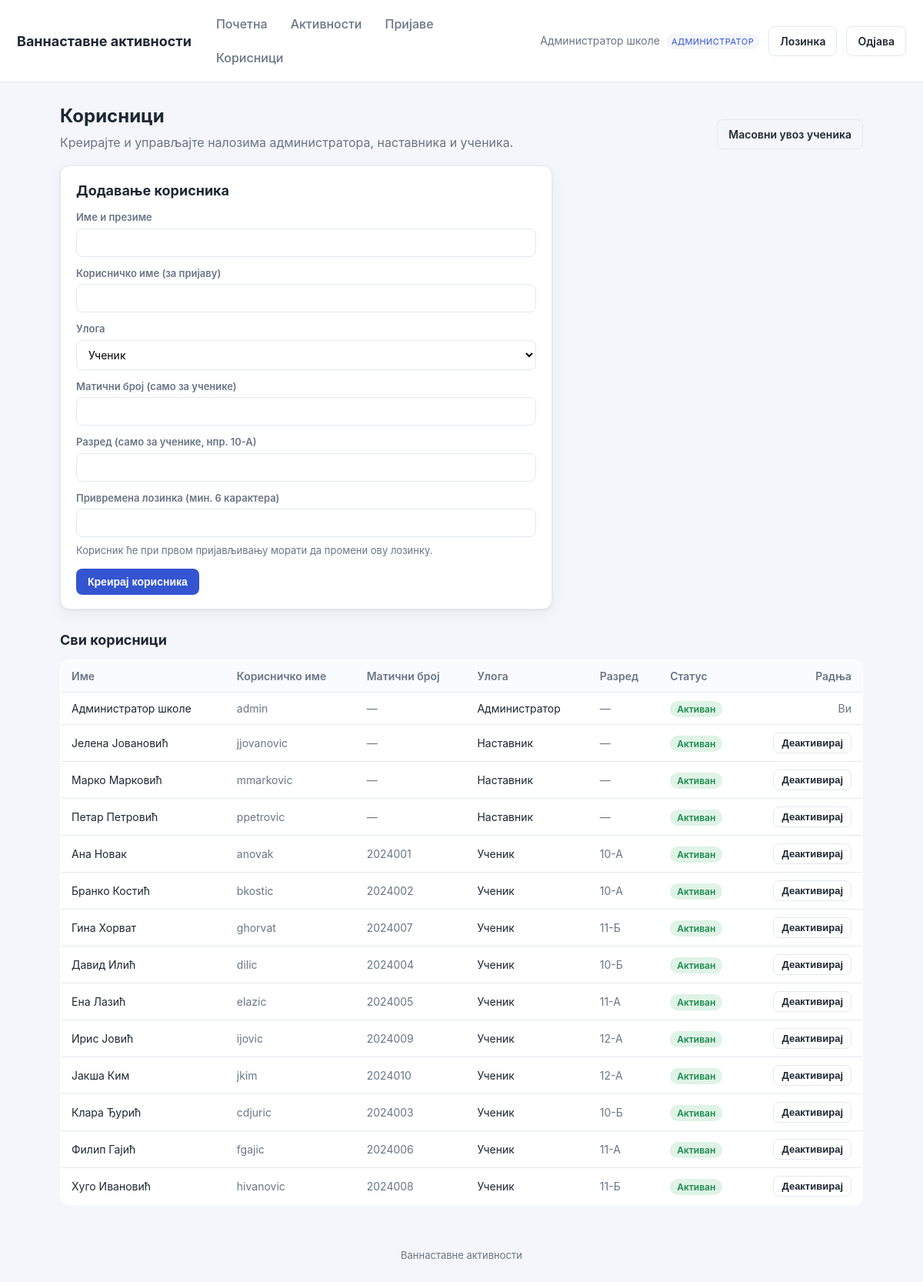
/users.php (signed in), run on the app's committed database.
### tables this page shows
CREATE TABLE users (
  id          INT AUTO_INCREMENT PRIMARY KEY,
  name        VARCHAR(120) NOT NULL,
  username    VARCHAR(60)  NOT NULL UNIQUE,
  maticni_broj VARCHAR(20) DEFAULT NULL UNIQUE,
  password    VARCHAR(255) NOT NULL,
  role        ENUM('admin','teacher','student') NOT NULL,
  grade_class VARCHAR(40) DEFAULT NULL,
  active      TINYINT(1) NOT NULL DEFAULT 1,
  must_change_password TINYINT(1) NOT NULL DEFAULT 0,
  created_at  DATETIME NOT NULL DEFAULT CURRENT_TIMESTAMP
);

### includes/functions.php (called while the page is built, shortened)
<?php
function e(?string $s): string {
    return htmlspecialchars($s ?? '', ENT_QUOTES, 'UTF-8');
}
function role_label(string $r): string {
    static $m = ['admin' => 'Администратор', 'teacher' => 'Наставник', 'student' => 'Ученик'];
    return $m[$r] ?? $r;
}

### includes/db.php (called while the page is built, shortened)
<?php
function db(): PDO {
    static $pdo = null;
    if ($pdo === null) {
        $dsn = 'mysql:host=' . DB_HOST . ';dbname=' . DB_NAME . ';charset=utf8mb4';
        try {
            $pdo = new PDO($dsn, DB_USER, DB_PASS, [
                PDO::ATTR_ERRMODE            => PDO::ERRMODE_EXCEPTION,
                PDO::ATTR_DEFAULT_FETCH_MODE => PDO::FETCH_ASSOC,
                PDO::ATTR_EMULATE_PREPARES   => false,
            ]);
        } catch (PDOException $e) {
            http_response_code(500);
            die('Повезивање са базом није успело. Проверите config.php. '
                . (DEBUG ? '(' . htmlspecialchars($e->getMessage()) . ')' : ''));
        }
    }
    return $pdo;
}

### includes/auth.php (called while the page is built, shortened)
<?php
require_once __DIR__ . '/db.php';
require_once __DIR__ . '/functions.php';
function current_user(): ?array {
    static $u = null;
    if ($u === null) {
        $st = db()->prepare('SELECT * FROM users WHERE id=? AND active=1');
        $st->execute([$_SESSION['uid']]);
        $u = $st->fetch() ?: null;
    }
    return $u;
}
function require_login(): array {
    $u = current_user();
    return $u;
}
function require_role(string ...$roles): array {
    $u = require_login();
    return $u;
}
function is_admin(array $u): bool   { return $u['role'] === 'admin'; }

### users.php (the view, shortened to what this page needs)
<?php
require_once __DIR__ . '/includes/auth.php';
$u = require_role('admin');
$rows = db()->query("SELECT * FROM users ORDER BY FIELD(role,'admin','teacher','student'), name")->fetchAll();
include __DIR__ . '/includes/header.php';
?>
<div style="display:flex;justify-content:space-between;align-items:center;flex-wrap:wrap;gap:10px">
  <div><h1>Корисници</h1><p class="sub">Креирајте и управљајте налозима администратора, наставника и ученика.</p></div>
  <a class="btn btn-ghost" href="import_students.php">Масовни увоз ученика</a>
</div>
<div class="card" style="max-width:640px">
  <h2 style="margin-top:0">Додавање корисника</h2>
  <form method="post">
    <label>Име и презиме</label><input name="name" required>
    <label>Корисничко име (за пријаву)</label><input name="username" required>
    <label>Улога</label>
    <select name="role">
      <option value="student">Ученик</option>
    </select>
    <label>Матични број (само за ученике)</label><input name="maticni_broj">
    <label>Разред (само за ученике, нпр. 10-А)</label><input name="grade_class">
    <label>Привремена лозинка (мин. 6 карактера)</label><input type="text" name="password" required>
    <p class="muted" style="font-size:13px;margin-top:8px">Корисник ће при првом пријављивању морати да промени ову лозинку.</p>
    <div style="margin-top:8px"><button class="btn">Креирај корисника</button></div>
  </form>
</div>
<h2>Сви корисници</h2>
<table>
  <tr><th>Име</th><th>Корисничко име</th><th>Матични број</th><th>Улога</th><th>Разред</th><th>Статус</th><th class="right">Радња</th></tr>
  <?php foreach ($rows as $r): ?>
  <tr>
    <td><?= e($r['name']) ?></td>
    <td class="muted"><?= e($r['username']) ?></td>
    <td class="muted"><?= e($r['maticni_broj'] ?: '—') ?></td>
    <td><?= e(role_label($r['role'])) ?></td>
    <td class="muted"><?= e($r['grade_class'] ?: '—') ?></td>
    <td><?= $r['active'] ? '<span class="badge badge-approved">Активан</span>' : '<span class="badge badge-rejected">Неактиван</span>' ?></td>
    <td class="right">
      <?php if ((int)$r['id'] !== (int)$u['id']): ?>
      <form method="post" class="inline">
        <button class="btn btn-sm btn-ghost"><?= $r['active']?'Деактивирај':'Активирај' ?></button>
      </form>
      <?php else: ?><span class="muted">Ви</span><?php endif; ?>
    </td>
  </tr>
  <?php endforeach; ?>
</table>
<?php include __DIR__ . '/includes/footer.php'; ?>

### includes/header.php (shortened to what this page needs)
<?php
$u = $u ?? current_user();
?><!DOCTYPE html>
<html lang="sr">
<head>
<link rel="stylesheet" href="assets/style.css">
</head>
<body>
<header class="topbar">
  <a class="brand" href="dashboard.php"><?= e(APP_NAME) ?></a>
  <?php if ($u): ?>
  <nav class="mainnav">
    <a href="dashboard.php">Почетна</a>
    <a href="activities.php">Активности</a>
    <?php if (is_admin($u) || is_teacher($u)): ?>
      <a href="applications.php">Пријаве</a>
    <?php endif; ?>
    <?php if (is_admin($u)): ?>
      <a href="users.php">Корисници</a>
    <?php endif; ?>
  </nav>
  <div class="userbox">
    <span class="uname"><?= e($u['name']) ?> <span class="role"><?= e(role_label($u['role'])) ?></span></span>
    <a class="btn btn-ghost" href="change_password.php">Лозинка</a>
    <a class="btn btn-ghost" href="logout.php">Одјава</a>
  </div>
  <?php endif; ?>
</header>
<main class="container">

### assets/style.css (style rules this page uses)
:root { --bg:#f4f6fb; --card:#fff; --ink:#1f2733; --muted:#697586; --line:#e3e8f0; --brand:#3454d1; --brand-d:#2740a8; --ok:#1c8a4e; --warn:#b7791f; --bad:#c23b3b; --radius:12px; --shadow:0 1px 3px rgba(20,30,60,.08),0 6px 18px rgba(20,30,60,.05); }
* { box-sizing:border-box }
body { margin:0;font-family:-apple-system,Segoe UI,Roboto,Helvetica,Arial,sans-serif; background:var(--bg);color:var(--ink);line-height:1.5 }
a { color:var(--brand);text-decoration:none }
.topbar { display:flex;align-items:center;gap:20px;background:var(--card); padding:12px 22px;border-bottom:1px solid var(--line);flex-wrap:wrap }
.brand { font-weight:700;font-size:18px;color:var(--ink) }
.mainnav { display:flex;gap:6px;flex:1;flex-wrap:wrap }
.mainnav a { padding:7px 12px;border-radius:8px;color:var(--muted);font-weight:500 }
.userbox { display:flex;align-items:center;gap:12px }
.uname { font-size:14px;color:var(--muted) }
.role { display:inline-block;font-size:11px;text-transform:uppercase;letter-spacing:.04em; background:var(--bg);color:var(--brand);padding:2px 7px;border-radius:20px;margin-left:4px }
.container { max-width:1080px;margin:26px auto;padding:0 18px }
h1 { font-size:24px;margin:0 0 4px }
h2 { font-size:18px;margin:26px 0 12px }
.sub { color:var(--muted);margin:0 0 18px }
.card { background:var(--card);border:1px solid var(--line);border-radius:var(--radius); padding:18px 20px;box-shadow:var(--shadow);margin-bottom:16px }
table { width:100%;border-collapse:collapse;background:var(--card); border:1px solid var(--line);border-radius:var(--radius);overflow:hidden }
th,td { text-align:left;padding:10px 14px;border-bottom:1px solid var(--line);font-size:14px }
th { background:#fafbfe;color:var(--muted);font-weight:600 }
tr:last-child td { border-bottom:none }
.btn { display:inline-block;border:1px solid transparent;background:var(--brand);color:#fff; padding:8px 14px;border-radius:8px;font-size:14px;cursor:pointer;font-weight:600 }
.btn-ghost { background:transparent;border-color:var(--line);color:var(--ink) }
.btn-sm { padding:5px 10px;font-size:13px }
label { display:block;font-size:13px;color:var(--muted);margin:12px 0 4px;font-weight:600 }
input,select,textarea { width:100%;padding:9px 11px;border:1px solid var(--line); border-radius:8px;font-size:14px;font-family:inherit;background:#fff }
.inline { display:inline;width:auto }
.badge { font-size:12px;padding:3px 9px;border-radius:20px;font-weight:600 }
.badge-approved { background:#dff3e6;color:var(--ok) }
.muted { color:var(--muted) }
.right { text-align:right }

### data on the page
users: name "Администратор школе", role "АДМИНИСТРАТОР", username "admin", maticni_broj "—", role "Администратор", grade_class "—", active "Активан", shows "Ви"
users: name "Јелена Јовановић", username "jjovanovic", maticni_broj "—", role "Наставник", grade_class "—", active "Активан"
users: name "Марко Марковић", username "mmarkovic", maticni_broj "—", role "Наставник", grade_class "—", active "Активан"
users: name "Петар Петровић", username "ppetrovic", maticni_broj "—", role "Наставник", grade_class "—", active "Активан"
users: name "Ана Новак", username "anovak", maticni_broj "2024001", role "Ученик", grade_class "10-А", active "Активан"
users: name "Бранко Костић", username "bkostic", maticni_broj "2024002", role "Ученик", grade_class "10-А", active "Активан"
users: name "Гина Хорват", username "ghorvat", maticni_broj "2024007", role "Ученик", grade_class "11-Б", active "Активан"
users: name "Давид Илић", username "dilic", maticni_broj "2024004", role "Ученик", grade_class "10-Б", active "Активан"
users: name "Ена Лазић", username "elazic", maticni_broj "2024005", role "Ученик", grade_class "11-А", active "Активан"
users: name "Ирис Јовић", username "ijovic", maticni_broj "2024009", role "Ученик", grade_class "12-А", active "Активан"
users: name "Јакша Ким", username "jkim", maticni_broj "2024010", role "Ученик", grade_class "12-А", active "Активан"
users: name "Клара Ђурић", username "cdjuric", maticni_broj "2024003", role "Ученик", grade_class "10-Б", active "Активан"
users: name "Филип Гајић", username "fgajic", maticni_broj "2024006", role "Ученик", grade_class "11-А", active "Активан"
users: name "Хуго Ивановић", username "hivanovic", maticni_broj "2024008", role "Ученик", grade_class "11-Б", active "Активан"

### other printed values
APP_NAME "Ваннаставне активности"
